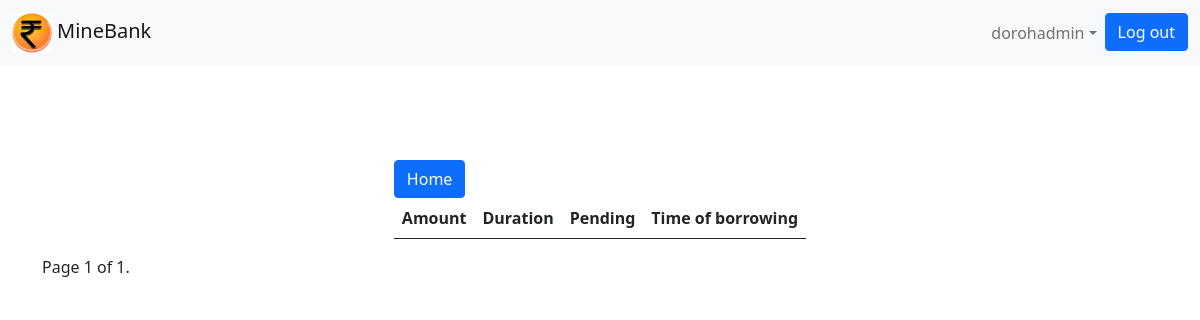
The app's page /accounts/loan_statement/5/ (signed in), older data.
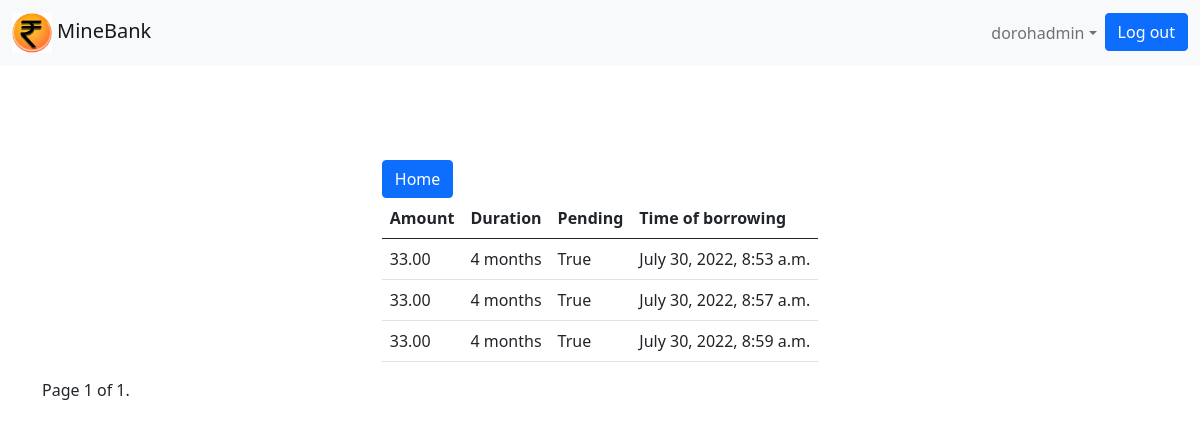
The same page, newer data.
### branch/models.py (models this page shows, shortened)
class Loan(models.Model):
    name = models.CharField(max_length=30, default="name")
    description = models.CharField(max_length=100)
    amount= models.DecimalField( max_digits=12, decimal_places=2)
    customer=models.ForeignKey(Customer, on_delete=models.CASCADE)
    duration=models.IntegerField()
    pending=models.BooleanField(default=False)
    timestamp = models.DateTimeField(auto_now_add = True)

### branch/views.py (the view)
# urls.py: path('accounts/loan_statement/<int:pk>/',views.loan_statement,name='loan_statement'),
def loan_statement(request,pk):
    account = get_object_or_404(Account, pk=pk)
    if request.method == 'GET':
        loans = Loan.objects.filter(customer__user=request.user)
        page = request.GET.get('page', 1)
        paginator = Paginator(loans, per_page=5)
        try:
            accounts = paginator.page(page)
        except PageNotAnInteger:
            accounts = paginator.page(1)
        except EmptyPage:
            accounts = paginator.page(paginator.num_pages)
        return render(request, 'loan_statement.html', { 'account':account, 'accounts':accounts})

### templates/loan_statement.html
{% extends 'base.html' %}
{% block content %}
       <div class="container d-flex justify-content-center">
         <div class="d-flex flex-column">
           <div style="height:20vh" class=""></div>
  <form class="" action="" method="post">
<a href="{%url 'home'%}" type="submit" class="btn btn-primary" name="button">Home</a>
<table class="table">
  <thead>
    <tr>
      <th scope="col">Amount</th>
      <th scope="col">Duration</th>
      <th scope="col">Pending</th>
      <th scope="col">Time of borrowing</th>
    </tr>
  </thead>
  <tbody>
    <tr>
{% for loan in accounts%}
      <td > {{loan.amount}}</td>
      <td > {{loan.duration}} months</td>
      <td >
        {{loan.pending}}
    </td>
      <td > {{loan.timestamp}}</td>
    </tr>
    {% endfor %}
  </tbody>
</table>
  </form>
</div>
</div>
{% include 'includes/pagination.html'%}
{% endblock %}

### templates/base.html (shortened to what this page needs)
{% load static %}<!doctype html>
<html lang="en">
  <head>
    <link href="https://cdn.jsdelivr.net/npm/bootstrap@5.0.2/dist/css/bootstrap.min.css" rel="stylesheet">
  </head>
  <body>
    {%block body%}
    <header class = "header fixed-top">
      <nav class="navbar navbar-expand-lg navbar-light bg-light">
          <div class="container-fluid">
            <a href="{% url 'home' %}" class=" navbar-brand">
              <img src="static/assets/img/logo.jpg" style="height:5vh" alt="">
              <span>MineBank</span>
            </a>
          <div class="collapse navbar-collapse" id="navbarResponsive">
          {% if user.is_authenticated%}
            <ul class="navbar-nav ms-auto">
              <li class="nav-item active">
                  <li class="nav-item">
                      <a class="nav-item nav-link dropdown-toggle mr-md-2" href="#" id="userMenu" data-toggle="dropdown" aria-haspopup="true" aria-expanded="false">{{user.username}}</a>
                  </li>
                  <li class="nav-item">
                        <a class="btn btn-primary ml-auto"href="{% url 'account_logout' %}">Log out</a>
                      </li>
                    </li>
                </ul>
              </div>
            </div>
          {% endif%}
  </nav>
</header>
  <div class="container">
  {% block content %}{% endblock %}
  </div>
      {% endblock body%}
  </body>
</html>

### templates/includes/pagination.html (shortened to what this page needs)
<div class="pagination">
    <span class="step-links">
        <span class="current">
            Page {{ accounts.number }} of {{ accounts.paginator.num_pages }}.
        </span>
    </span>
</div>

Row changes from the older to the newer data that the page shows:
added Loan: amount "33.00", duration "4", pending "True", timestamp "July 30, 2022, 8:53 a.m."
added Loan: amount "33.00", duration "4", pending "True", timestamp "July 30, 2022, 8:57 a.m."
added Loan: amount "33.00", duration "4", pending "True", timestamp "July 30, 2022, 8:59 a.m."
